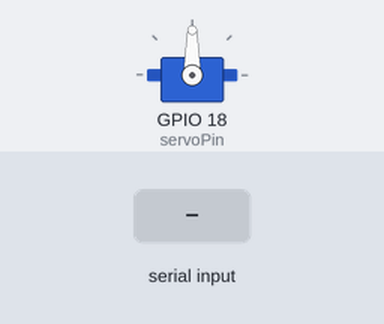
This sketch was run on a simulated ESP32. Parts: servo. Inputs (shaded band) come from the test bench.

Above: at 1.2 s.
1.3 s: "r" received over Serial
At 2.5 s:
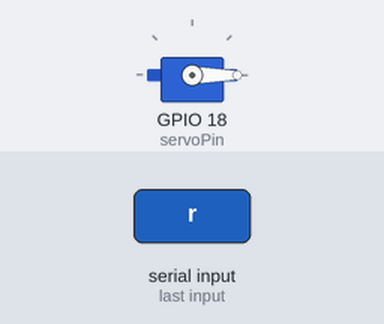
2.8 s: "b" received over Serial
At 3.7 s:
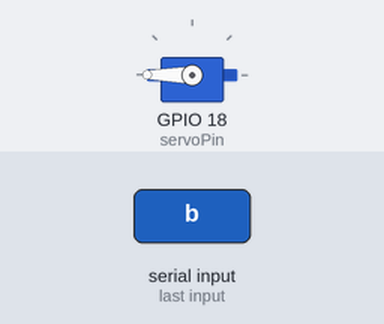
4.3 s: "g" received over Serial
At 4.9 s:
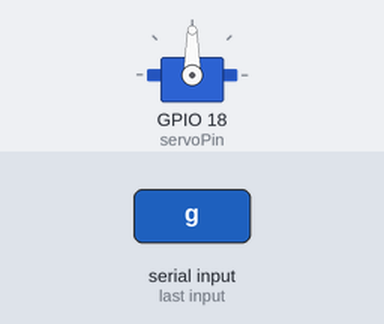
Timing chart, 0 to 7.3 s (numbered marks = the images above; inputs shaded):
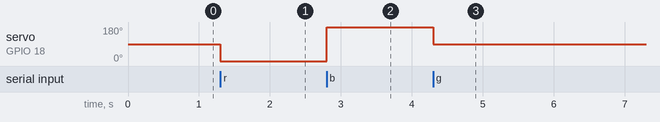

The sketch:

serialTest.ino
```cpp
#include <ESP32Servo.h>
Servo myservo;

int servoPin = 18;

void setup() {
  // put your setup code here, to run once:
  Serial.begin(9600);
  myservo.attach(servoPin, 500, 2400);
}

void loop() {
  // put your main code here, to run repeatedly:
  if(Serial.available() > 0){
    char receivedChar = Serial.read();
    if(receivedChar == 'r'){
      myservo.write(0);
    } else if(receivedChar == 'g'){
      myservo.write(90);
    } else if(receivedChar == 'b'){
      myservo.write(180);
    }
  }
}
```

Measured:
- after the input at 1.3 s, servo on GPIO 18 (servoPin): 90° → 0° at once
- after the input at 2.8 s, servo on GPIO 18 (servoPin): 0° → 180° at once
- after the input at 4.3 s, servo on GPIO 18 (servoPin): 180° → 90° at once
